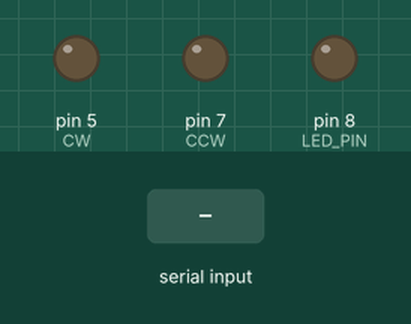
The sketch below on a simulated Arduino Uno, built with avr-gcc and run on an emulated ATmega328P. Shown: output pins drawn as LEDs (lit = HIGH). Dashed ring = blinking. Inputs (shaded band) come from the test bench.

Above: at 1.2 s.
1.3 s: "BLINK\n" received over Serial
At 1.4 s:
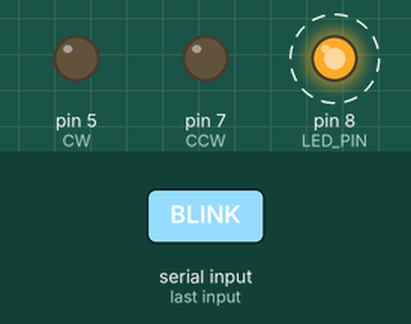
4.3 s: "CW\n" received over Serial
At 6.3 s:
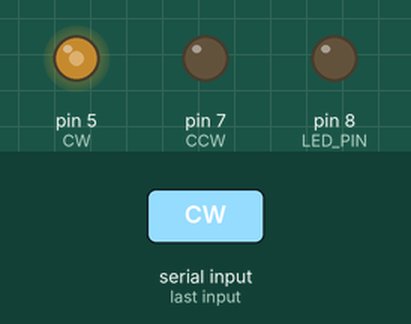
Timing chart, 0 to 13.3 s (numbered marks = the images above; inputs shaded):
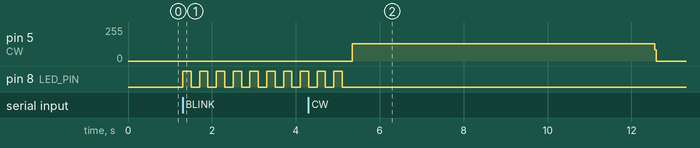

Measured:
- after the input at 1.3 s, pin 8 (LED_PIN): alternates HIGH for 0.20 s and LOW for 0.20 s, starting at once
- after the input at 4.3 s, pin 5 (CW): 0/255 → 128/255 after 1.1 s, → 0/255 7.2 s later

The sketch:

multthreading_stepper.ino
```cpp
#define CW 5  // CW+
#define CCW 7 // CCW+
#define LED_PIN 8

volatile boolean executing = false;

void CW_n(int n) {
  executing = true;
  for (int i = 0; i < n; i++) {
    digitalWrite(CW, HIGH);
    delayMicroseconds(1000);
    digitalWrite(CW, LOW);
    delayMicroseconds(1000);
  }
  executing = false;
}

void CCW_n(int n) {
  executing = true;
  for (int i = 0; i < n; i++) {
    digitalWrite(CCW, HIGH);
    delayMicroseconds(1000);
    digitalWrite(CCW, LOW);
    delayMicroseconds(1000);
  }
  executing = false;
}

void blinkLED(int times, int delayMs) {
  for (int i = 0; i < times * 2; i++) {
    digitalWrite(LED_PIN, !digitalRead(LED_PIN));
    delay(delayMs);
  }
}

void stopMotor() {
  digitalWrite(CW, LOW);
  digitalWrite(CCW, LOW);
  executing = false;
}

void setup() {
  pinMode(CW, OUTPUT);
  pinMode(CCW, OUTPUT);
  pinMode(LED_PIN, OUTPUT);
  Serial.begin(9600);
}

void loop() {
  if (Serial.available() > 0 && !executing) {
    String command = Serial.readStringUntil('\n');
    command.trim();

    if (command == "CW") {
      CW_n(3600); //
    } else if (command == "CCW") {
      CCW_n(3600); //
    } else if (command == "STOP") {
      stopMotor();
    } else if (command == "BLINK") {
      blinkLED(10, 200);
    }
  }
}
```
